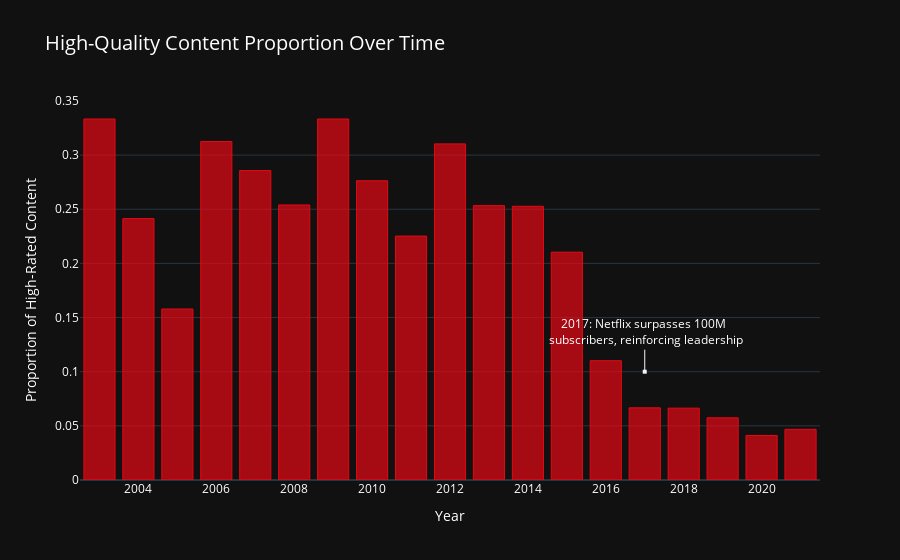

Notebook cell for this chart:
### Code cell
df['high_quality'] = df['imdb_score'] >= 7.5
df_quality = df.groupby('year')['high_quality'].mean().reset_index()

fig = go.Figure()

fig.add_trace(go.Bar(
    x=df_quality['year'], 
    y=df_quality['high_quality'], 
    name='High-Quality Content',
    marker=dict(color="rgba(229, 9, 20, 0.7)", line=dict(color="#E50914", width=1))
))

annotations = [
    dict(
        x=2017, y=0.1, xref="x", yref="y",
        text="2017: Netflix surpasses 100M <br> subscribers, reinforcing leadership",
        showarrow=True, arrowhead=7, font=dict(color="white"),
        ax=0, ay=-40
    )
]

fig.update_layout(
    title="High-Quality Content Proportion Over Time",
    title_font=dict(size=20, color="white"),
    xaxis=dict(title="Year", color="white"),
    yaxis=dict(title="Proportion of High-Rated Content", color="white"),
    template="plotly_dark",
    font=dict(color="white"),
    annotations=annotations,
    bargap=0.2,
    legend=dict(
        x=0.85, y=1, bgcolor="rgba(0,0,0,0)", bordercolor="white"
    )
)

fig.show()

### Figure 1 — Plotly figure (JSON) as saved in the notebook; plotly's stock layout.template omitted (floating-point values rounded to 4 significant figures)
{"data": [{"marker": {"color": "rgba(229, 9, 20, 0.7)", "line": {"color": "#E50914", "width": 1}}, "name": "High-Quality Content", "type": "bar", "x": [2003, 2004, 2005, 2006, 2007, 2008, 2009, 2010, 2011, 2012, 2013, 2014, 2015, 2016, 2017, 2018, 2019, 2020, 2021], "y": [0.3333, 0.2414, 0.1579, 0.3125, 0.2857, 0.254, 0.3333, 0.2763, 0.2252, 0.3103, 0.2533, 0.2527, 0.2104, 0.1101, 0.06663, 0.06633, 0.05743, 0.0411, 0.04678]}], "layout": {"annotations": [{"arrowhead": 7, "ax": 0, "ay": -40, "font": {"color": "white"}, "showarrow": true, "text": "2017: Netflix surpasses 100M <br> subscribers, reinforcing leadership", "x": 2017, "xref": "x", "y": 0.1, "yref": "y"}], "bargap": 0.2, "font": {"color": "white"}, "legend": {"bgcolor": "rgba(0,0,0,0)", "bordercolor": "white", "x": 0.85, "y": 1}, "title": {"font": {"color": "white", "size": 20}, "text": "High-Quality Content Proportion Over Time"}, "xaxis": {"color": "white", "title": {"text": "Year"}}, "yaxis": {"color": "white", "title": {"text": "Proportion of High-Rated Content"}}}}
